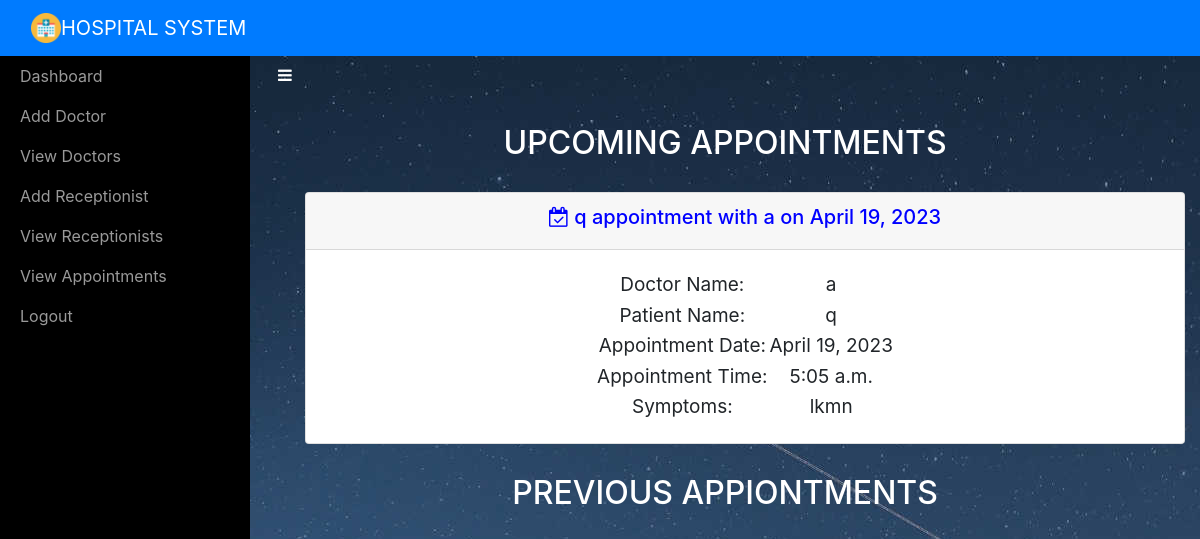
The page /adminviewAppointment/ (signed in) on the database its author committed.
### user/models.py (models this page shows, shortened)
class Appointment(models.Model):
	doctorname = models.CharField(max_length=50)
	doctoremail = models.TextField()
	patientname = models.CharField(max_length=50)
	patientemail = models.TextField()
	appointmentdate = models.DateField(max_length=10)
	appointmenttime = models.TimeField(max_length=10)
	symptoms = models.CharField(max_length=100)
	status = models.BooleanField()
	prescription = models.CharField(max_length=200)

### user/views.py (the view)
# urls.py: path('adminviewAppointment/',adminviewAppointment,name='adminviewAppointment'),
def adminviewAppointment(request):
	if not request.user.is_staff:
		return redirect('login_admin')
	upcoming_appointments = Appointment.objects.filter(appointmentdate__gte=timezone.now(),status=True).order_by('appointmentdate')
	previous_appointments = Appointment.objects.filter(appointmentdate__lte=timezone.now()).order_by('-appointmentdate') | Appointment.objects.filter(status=False).order_by('-appointmentdate')
	d = { "upcoming_appointments" : upcoming_appointments, "previous_appointments" : previous_appointments }
	return render(request,'adminviewappointments.html',d)

### templates/adminviewappointments.html (shortened to what this page needs)
<!DOCTYPE html>
<html>
<head>
    {% include 'include.html' %}
    {% load static %}
</head>
<body style="background-image: url(&quot;{% static 'img/star-sky.jpg' %}&quot;);">
    {% include 'adminnav.html' %}
    <div id="wrapper">
        {% include 'admin_include.html' %}
        <div class="page-content-wrapper">
            <div class="container-fluid"><a class="btn btn-link" role="button" id="menu-toggle" href="#menu-toggle" style="color: white;"><i class="fa fa-bars"></i></a>
                <h2 class="text-center" style="color: white;">UPCOMING APPOINTMENTS</h2>
                <div class="text-center" role="tablist" id="accordion-1">
                    {% for i in upcoming_appointments %}
                    <ul class = "collapsible popout text-center" data-collapsible = "accordion">
                        <li class="card">
                            <div class = "card-header collapsible-header">
                                <h5 style="color:blue;"><a><i class="fa fa-calendar-check-o"></i>  {{ i.patientname }} appointment with {{ i.doctorname }} on {{i.appointmentdate}}</a></h5>
                            </div>
                            <div class = "card-body collapsible-body">
                                <table align="center" class="card-text" style="font-size: 19px;">
                                    <tr>
                                        <td>Doctor Name:</td>
                                        <td>{{i.doctorname}}</td>
                                    </tr>
                                    <tr>
                                        <td>Patient Name:</td>
                                        <td>{{i.patientname}}</td>
                                    </tr>
                                    <tr>
                                        <td>Appointment Date:</td>
                                        <td>{{i.appointmentdate}}</td>
                                    </tr>
                                    <tr>
                                        <td>Appointment Time:</td>
                                        <td>{{i.appointmenttime}}</td>
                                    </tr>
                                    <tr>
                                        <td>Symptoms:</td>
                                        <td>{{i.symptoms}}</td>
                                    </tr>
                                </table>
                            </div>
                        </li>
                    </ul>
                    {% endfor %}
                </div>
                <h2 class="text-center" style="color: white;">PREVIOUS APPIONTMENTS</h2>
            </div>
        </div>
    </div>
</body>
</html>

### static/css/Sidebar-Menu-1.css (style rules this page uses)
body { overflow-x: hidden; }
#wrapper { padding-left: 0; -webkit-transition: all 0.5s ease; -moz-transition: all 0.5s ease; -o-transition: all 0.5s ease; transition: all 0.5s ease; }
@media (min-width:768px) { #wrapper { padding-left: 250px; } }

### static/css/Sidebar-Menu.css (style rules this page uses)
#wrapper { padding-left: 0; -webkit-transition: all 0.5s ease; -moz-transition: all 0.5s ease; -o-transition: all 0.5s ease; transition: all 0.5s ease; }
@media (min-width:768px) { #wrapper { padding-left: 250px; } }

### static/css/styles.css (style rules this page uses)
.text-center { margin-top: 30px; }

### rows shown on the page
Appointment: patientname "q", doctorname "a", appointmentdate "April 19, 2023", appointmenttime "5:05 a.m.", symptoms "lkmn"
